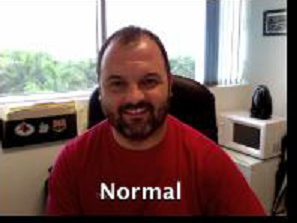
#> input picture 3_Point_Operator/image.png, 297 x 223 px
$ python Contrast_stretching.py
#> lines starting #> are read from the running program, lines starting #| are printed output that depends on the picture
import numpy as np
import cv2


def contrast_stretching(img):
    min_val = np.min(img)
    max_val = np.max(img)
    matric = np.zeros((img.shape[0], img.shape[1]))
    for i in range(img.shape[0]):
        for j in range(img.shape[1]):
            matric[i, j] = int(((img[i, j] - min_val) / (max_val - min_val)) * (255 - 1))
    matric = matric.astype(np.uint8)
    return matric

if __name__ == "__main__":
    img = cv2.imread("image.png")
#> img is the input picture: shape (223, 297, 3); mean B, G, R 102.2, 106.1, 129
    img_gray = cv2.cvtColor(img, cv2.COLOR_BGR2GRAY)
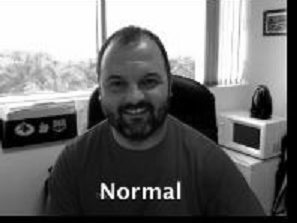
#> img_gray: shape (223, 297); min 0, max 255, mean 112.5
    img_contraster = contrast_stretching(img_gray)
#> in contrast_stretching, `min_val = np.min(img)`: min_val = 0
#> in contrast_stretching, `max_val = np.max(img)`: max_val = 255
    cv2.imshow("before", img_gray)
    cv2.imshow("after", img_gray)
    cv2.waitKey(0)
    cv2.destroyAllWindows()
